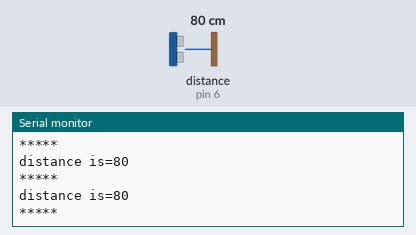
A sketch run on a simulated Arduino Uno, built with avr-gcc and run on an emulated ATmega328P. Parts: the last lines printed to the serial monitor. Wiring (inferred from the names in the program): ultrasonic range finder: trigger pin 7; echo pin 6. Inputs (shaded band) come from the test bench; at power-on: distance to the obstacle (sensor on pin 6) 80 cm. The echo pulse lasts 58.3 µs per cm.

Above: at 1.2 s.
1.3 s: distance to the obstacle (sensor on pin 6) set to 2 cm
At 2.1 s:
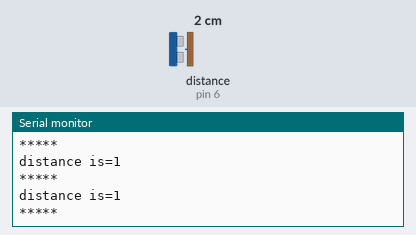
4.3 s: distance to the obstacle (sensor on pin 6) set to 18 cm
At 5.2 s:
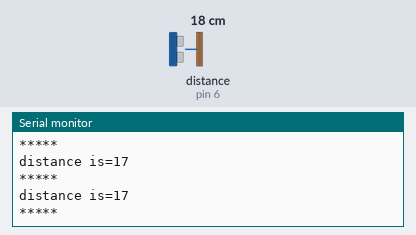
7.3 s: distance to the obstacle (sensor on pin 6) set to 120 cm
At 8.4 s:
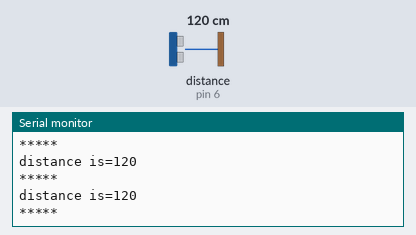
10.3 s: distance to the obstacle (sensor on pin 6) set to 35 cm
At 11.3 s:
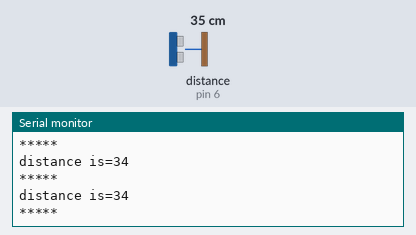
13.3 s: distance to the obstacle (sensor on pin 6) set to 4 cm
At 14.4 s:
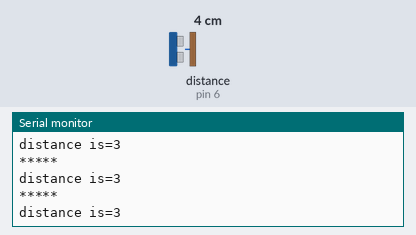
16.3 s: distance to the obstacle (sensor on pin 6) set to 60 cm
At 17.0 s:
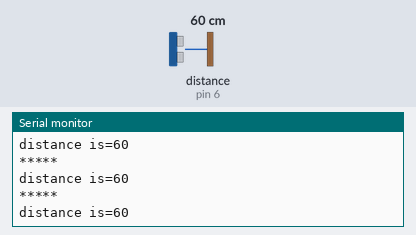
Timing chart, 0 to 19.3 s (numbered marks = the images above; inputs shaded):
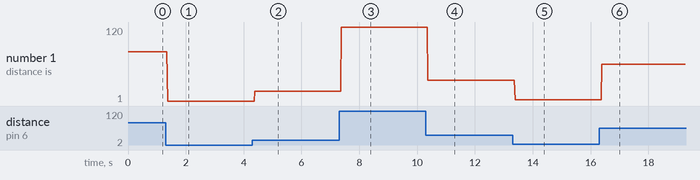

The sketch:

ultrasonic.ino
```cpp
int echo=6;
int trig=7;
long distance;
long samay;

void setup()
{
   pinMode(echo,INPUT);
  pinMode(trig,OUTPUT);
  Serial.begin(9600);
}

void loop()
{
  digitalWrite(trig,LOW);
  delayMicroseconds(2);
  digitalWrite(trig,HIGH);
  delayMicroseconds(10);
  digitalWrite(trig,LOW);
  delayMicroseconds(2);
  samay=pulseIn(echo,HIGH);
  distance=samay/29/2;
  Serial.print("distance is=");
  Serial.println(distance);
  Serial.println("*****");
}
```

Measured:
- after the input at 1.3 s, the serial monitor: prints a new line after 0.07 s (image 1)
- after the input at 4.3 s, the serial monitor: prints a new line after 0.09 s (image 2)
- after the input at 7.3 s, the serial monitor: prints a new line after 0.08 s (image 3)
- after the input at 10.3 s, the serial monitor: prints a new line after 0.07 s (image 4)
- after the input at 13.3 s, the serial monitor: prints a new line after 0.09 s (image 5)
- after the input at 16.3 s, the serial monitor: prints a new line after 0.09 s (image 6)
- plotted number 1: 80 → 1 after the input at 1.3 s, 1 → 17 after the input at 4.3 s, 17 → 120 after the input at 7.3 s, 120 → 34 after the input at 10.3 s, 34 → 3 after the input at 13.3 s
